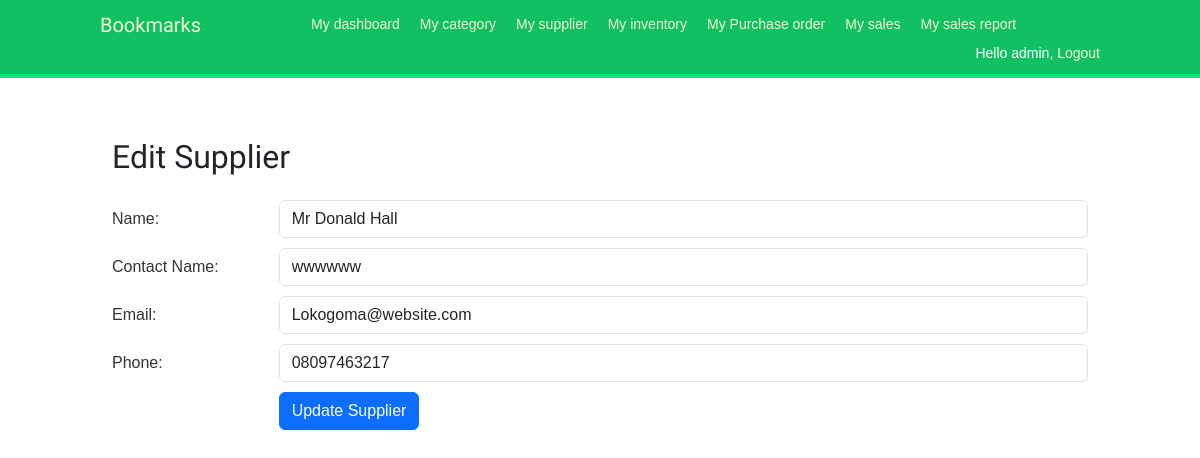
Screenshot of /supplier/1/edit/ (signed in) with the database file from the repository.
### hotelbar/models.py (models this page shows, shortened)
class Supplier(models.Model):
    name = models.CharField(max_length=100)
    contact_name = models.CharField(max_length=100)
    phone = models.CharField(max_length=20)
    email = models.EmailField(max_length=254)

### inventory/views.py (the view)
# urls.py: path('supplier/<int:pk>/edit/', supplier_edit, name='supplier_edit'),
@login_required
def supplier_edit(request, pk):
    supplier = get_object_or_404(Supplier, pk=pk)
    form = SupplierForm(request.POST or None, instance=supplier)
    if form.is_valid():
        form.save()
        messages.success(request, 'Supplier has been updated successfully!')
        return redirect('supplier_list')
    context = {'form': form, 'supplier': supplier}
    return render(request, 'inventory/supplier_edit.html', context)

### hotelbar/forms.py
class SupplierForm(forms.ModelForm):
    class Meta:
        model = Supplier
        fields = ['name', 'contact_name', 'phone', 'email']
    name = forms.CharField(label='Supplier Name', max_length=255, required=True)
    contact_name = forms.CharField(label='Contact Name', max_length=255, required=True)
    email = forms.EmailField(label='Contact Email', required=True)
    phone = forms.CharField(label='Contact Phone', max_length=20, required=False)

### inventory/templates/inventory/supplier_edit.html (shortened to what this page needs)
{% extends 'base.html' %}
{% block content %}
  <div class="container mt-4">
    <h2 class="mb-4">Edit Supplier</h2>
    <form method="POST" enctype="multipart/form-data">
      <div class="form-group row">
        <label for="name" class="col-sm-2 col-form-label">Name:</label>
        <div class="col-sm-10">
          <input type="text" class="form-control" id="name" name="name" value="{{ supplier.name }}">
        </div>
      </div>
      <div class="form-group row">
        <label for="contact_name" class="col-sm-2 col-form-label">Contact Name:</label>
        <div class="col-sm-10">
          <input type="text" class="form-control" id="contact_name" name="contact_name" value="{{ supplier.contact_name }}">
        </div>
      </div>
      <div class="form-group row">
        <label for="email" class="col-sm-2 col-form-label">Email:</label>
        <div class="col-sm-10">
          <input type="email" class="form-control" id="email" name="email" value="{{ supplier.email }}">
        </div>
      </div>
      <div class="form-group row">
        <label for="phone" class="col-sm-2 col-form-label">Phone:</label>
        <div class="col-sm-10">
          <input type="text" class="form-control" id="phone" name="phone" value="{{ supplier.phone }}">
        </div>
      </div>
      <div class="form-group row mb-5">
        <div class="col-sm-10 offset-sm-2">
          <button type="submit" class="btn btn-primary">Update Supplier</button>
        </div>
      </div>
    </form>
  </div>
{% endblock %}

### templates/base.html (shortened to what this page needs)
{% load static %}
<!DOCTYPE html>
<html>
<head>
    <link rel="stylesheet" href="https://cdnjs.cloudflare.com/ajax/libs/font-awesome/5.15.3/css/all.min.css">
<link href="https://cdn.jsdelivr.net/npm/bootstrap@5.3.0-alpha1/dist/css/bootstrap.min.css" rel="stylesheet">
<link href="{% static "css/base.css" %}" rel="stylesheet">
</head>
<body>
<div id="header">
<span class="logo">Bookmarks</span>
{% if request.user.is_authenticated %}
    <ul class="menu">
        <li {% if section == "dashboard" %}class="selected"{% endif %}>
            <a href="{% url 'dashboard' %}"> My dashboard</a>
        </li>
        <li {% if section == "category_list" %}class="selected"{% endif %}>
            <a href="{% url 'category_list' %}">My category</a>
        </li>
        <li {% if section == "supplier_list" %}class="selected"{% endif %}>
            <a href="{% url 'supplier_list' %}">My supplier</a>
        </li>
        <li {% if section == "inventory_list" %}class="selected"{% endif %}>
            <a href="{% url 'inventory_list' %}">My inventory</a>
        </li>
        <li {% if section == "purchase_order_list" %}class="selected"{% endif %}>
            <a href="{% url 'purchase_order_list' %}">My Purchase order</a>
        </li>
        <li {% if section == "sales" %}class="selected"{% endif %}>
            <a href="{% url 'sales_list' %}">My sales</a>
        </li>
        <li {% if section == "sales_report" %}class="selected"{% endif %}>
            <a href="{% url 'sales_summary_report' %}">My sales report</a>
        </li>
    </ul>
{% endif %}
<span class="user">
    {% if request.user.is_authenticated %}
    Hello {{ request.user.first_name|default:request.user.username }},
    <a href="{% url 'logout' %}">Logout</a>
    {% else %}
    <a href="{% url 'login' %}">Log-in</a>
    {% endif %}
</span>
</div>
<div id="content">
    {% block content %}
    {% endblock %}
    </div>
    </body>
    </html>

### account/static/css/base.css (style rules this page uses)
body { margin:0; padding:0; font-family:helvetica, sans-serif; }
a { color:#12c064; text-decoration:none; }
h1, h2, h3, h4, h5 , h6 { font-family: 'Muli', sans-serif; font-weight:normal; }
h2 { margin:30px 0 20px; }
#header { padding:10px 100px; font-size:14px; background:#12c064; color:#fff; border-bottom:4px solid #1cdf78; overflow:auto; }
#header .logo { font-family: 'Muli', sans-serif; float:left; color:#f3f7cc; font-size:20px; margin-right:10%; }
#header ul.menu { list-style:none; float:left; margin:0; padding:0; }
#header ul.menu li { float:left; padding:4px 10px; }
#header a { color:#f3f7cc; }
#header .user { float:right; padding-top:4px; }
#content { padding:30px 100px; }
form { overflow:auto; }
label { float:left; clear:both; color:#333; margin-bottom:4px; }
input, textarea { clear:both; float:left; margin:0 0 10px; background:#efefef; border:0; padding:6px 10px; font-size:14px; }

### rows the page displays
Supplier: name "Mr Donald Hall", contact_name "wwwwww", email "Lokogoma@website.com", phone "08097463217"

### other values shown
{{ request.user.first_name|default:request.user.username }} "admin"
